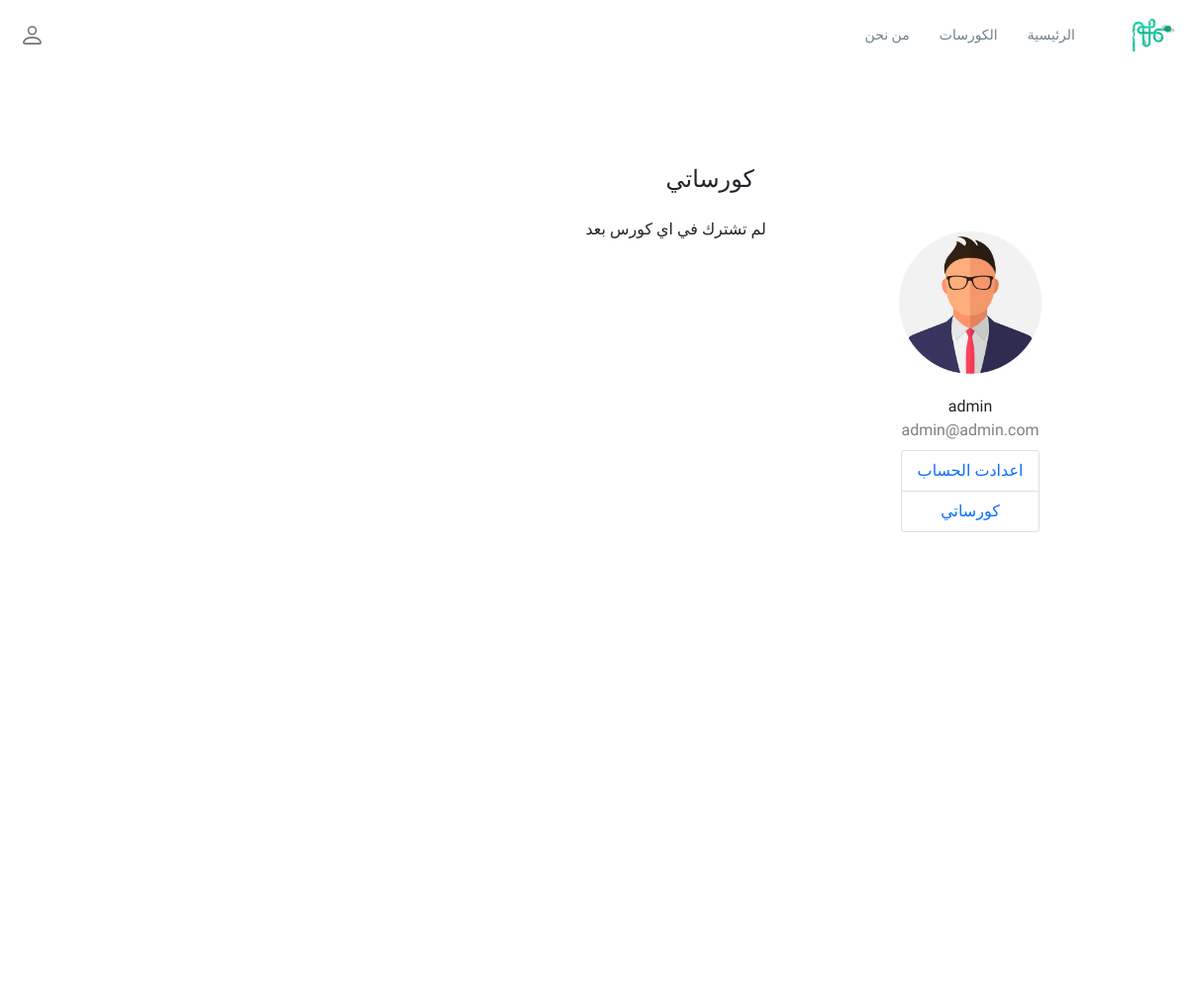
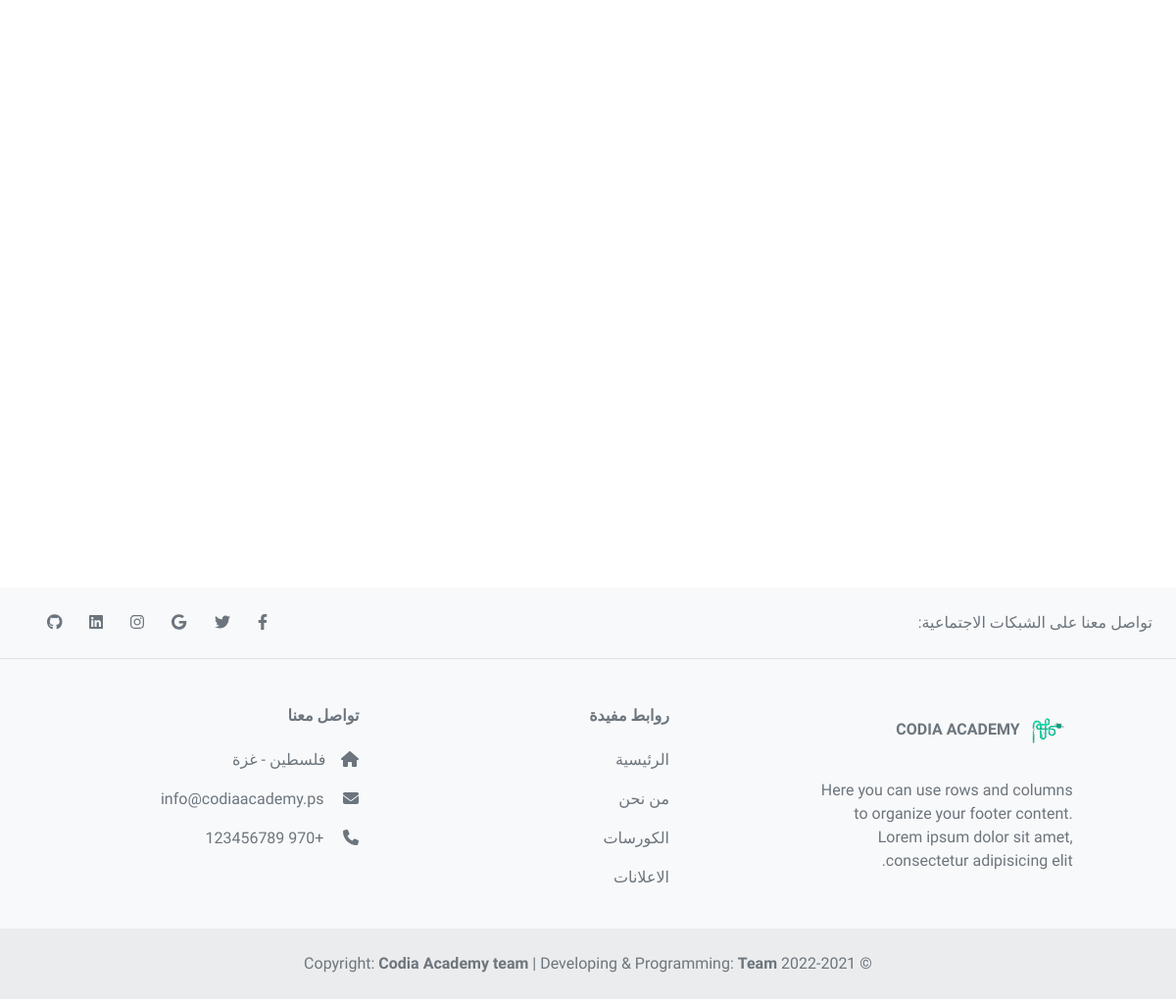
/mycourse.php (signed in), run on the app's committed database (2 pictures, top to bottom).
### tables this page shows
CREATE TABLE `users` (
  `id` int(11) NOT NULL,
  `username` varchar(255) NOT NULL,
  `email` varchar(255) NOT NULL,
  `password` varchar(255) NOT NULL,
  `name` varchar(255) DEFAULT NULL,
  `url` varchar(255) DEFAULT NULL,
  `phone` int(11) DEFAULT NULL,
  `address` varchar(255) DEFAULT NULL,
  `city` varchar(255) DEFAULT NULL,
  `genderr` tinyint(11) DEFAULT NULL,
  `image` varchar(255) DEFAULT 'user.jpg',
  `role` varchar(255) NOT NULL DEFAULT 'user'
);

### mycourse.php (the view)
<?php
include "include/header.php";
include 'admin/config.php';
if (!isset($_SESSION['id'])) {
    echo "<script>window.location.href='login.php'</script>";
} elseif (isset($_SESSION['id'])) {
    $user = 'SELECT * FROM `users` where id =' . $_SESSION['id'] . ';';
    $resalt = mysqli_query($config, $user);
    $userdata = mysqli_fetch_assoc($resalt);
}
?>
<main style="height: 1500px; overflow: hidden;">
    <div class="container rounded bg-white mt-5 mb-5">
        <div class="row">
            <div class="col-md-4 border-right">
                <div class="d-flex flex-column align-items-center text-center p-3 py-5">
                    <img class="rounded-circle mt-5" width="150px" src="images/<?php if (isset($userdata['image'])) echo $userdata['image']; ?>">
                    <span class="font-weight-bold"><?php if (isset($userdata['username'])) echo $userdata['username']; ?></span>
                    <span class="text-black-50"><?php if (isset($userdata['email'])) echo $userdata['email']; ?></span>
                    <span>
                        <ul class="list-group mt-2">
                            <li class="list-group-item w-100"><a href="profile.php" class="text-decoration-none mb-2">اعدادت الحساب</a></li>
                            <li class="list-group-item w-100"><a href="mycourse.php" class="text-decoration-none mb-2">كورساتي</a></li>
                        </ul>
                    </span>
                </div>
            </div>
            <div class="col-md-8 border-right">
                <div class="p-3 py-5">
                    <div class="d-flex justify-content-between align-items-center mb-3">
                        <h4 class="text-right">كورساتي</h4>
                    </div>
                    <div class="row d-flex justify-content-between align-items-center mb-3">
                        <?php
                        $sql1 =
                            "SELECT users.id,users.username,users.email,course.name, course.image,course.id as Id, course.name as NameC,subscribers.id as ID,subscribers.user_id,subscribers.course_id FROM users JOIN subscribers ON users.id = subscribers.user_id JOIN course ON course.id = subscribers.course_id where status= 1 and users.id = " . $_SESSION['id'] . ";";
                        $result1 = mysqli_query($config, $sql1);
                        if (mysqli_num_rows($result1) > 0) {
                            $key = 0;
                            while ($row = mysqli_fetch_assoc($result1)) {
                                echo
                                '
                                <div class="col-md-6 col-sm-12 mb-2 d-flex justify-content-center align-items-center">
                            <div class="card" style="width: 25rem; height:19rem;">
                                <img src="images/' . $row['image'] . '" class="card-img-top" alt="' . $row['name'] . '">
                                <div class="card-body d-flex justify-content-between align-items-center">
                                    <div class="float-statr w-50" style="display: inline-block;">' . $row['name'] . '</div>
                                    <div class= float-end w-50" style="display: inline-block;">
                                        <div class="dropdown">
                                            <button class="btn btn-light" type="button" data-bs-toggle="dropdown" aria-expanded="false">
                                                <svg xmlns="http://www.w3.org/2000/svg" width="15" height="15" fill="currentColor" class="bi bi-three-dots-vertical" viewBox="0 0 16 16">
                                                    <path d="M9.5 13a1.5 1.5 0 1 1-3 0 1.5 1.5 0 0 1 3 0zm0-5a1.5 1.5 0 1 1-3 0 1.5 1.5 0 0 1 3 0zm0-5a1.5 1.5 0 1 1-3 0 1.5 1.5 0 0 1 3 0z"/>
                                                </svg>
                                            </button>
                                            <ul class="dropdown-menu">
                                                <li><a class="dropdown-item" href="admin/cancel.php?id=' . $_SESSION['id'] . '">الغاء الاشتراك</a></li>
                                            </ul>
                                        </div>
                                    </div>
                                </div>
                                <div class="mb-3 d-flex justify-content-center align-items-center">
                                    <a href="course.php?id=' . $row['Id'] . '" class="btn btn-success btn-sm">واصل التعلم</a>
                                </div>
                            </div>
                        </div>
                                ';
                            }
                        } else {
                            echo '
                            <tr class="align-middle">
                                <td colspan="55" scope="row">لم تشترك في اي كورس بعد</td>
                            </tr>';
                        }
                        ?>
                    </div>
                </div>
            </div>
        </div>
    </div>
</main>
<?php
include "include/footer.php";
?>

### css/style.css (style rules this page uses)
* { font-family: 'Tajawal', sans-serif; }
html, body { position: relative; }
body { color: #000; margin: 0; padding: 0; }
a { text-decoration: none !important; }
.container { max-width: 800px; margin: 0 auto; }

### data on the page
users: image (placeholder picture), username "admin", email "admin@admin.com"
